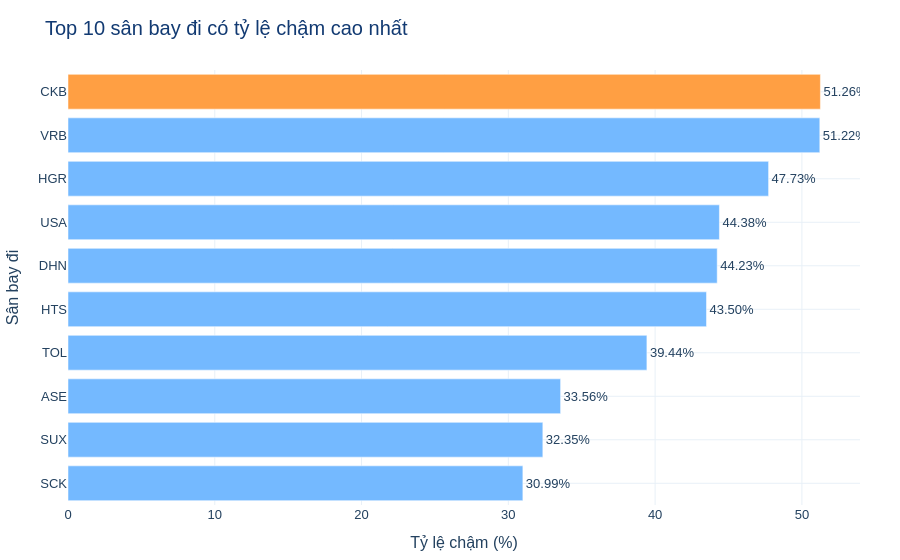

The code cell stored with this chart in its notebook:
### Code cell
plot_origin = (
    top_origin
    .sort_values("Delay_Rate")
    .copy()
)

max_idx = plot_origin["Delay_Rate"].idxmax()

bar_colors = [
    COLORS["orange"]
    if idx == max_idx
    else COLORS["blue_light"]
    for idx in plot_origin.index
]

fig = px.bar(
    plot_origin,
    x="Delay_Rate",
    y="Origin",
    orientation="h",
    labels={
        "Delay_Rate": "Tỷ lệ chậm (%)",
        "Origin": "Sân bay đi"
    },
    text="Delay_Rate"
)

fig.update_traces(
    marker_color=bar_colors,
    texttemplate="%{text:.2f}%",
    textposition="outside"
)

style_figure(
    fig,
    "Top 10 sân bay đi có tỷ lệ chậm cao nhất"
)

fig.show()

### Figure 1 — Plotly figure (JSON) as saved in the notebook; plotly's stock layout.template omitted (floating-point values rounded to 4 significant figures)
{"data": [{"hovertemplate": "Tỷ lệ chậm (%)=%{text}<br>Sân bay đi=%{y}<extra></extra>", "legendgroup": "", "marker": {"color": ["#74B9FF", "#74B9FF", "#74B9FF", "#74B9FF", "#74B9FF", "#74B9FF", "#74B9FF", "#74B9FF", "#74B9FF", "#FF9F43"], "pattern": {"shape": ""}}, "name": "", "orientation": "h", "showlegend": false, "text": [30.99, 32.35, 33.56, 39.44, 43.5, 44.23, 44.38, 47.73, 51.22, 51.26], "textposition": "outside", "texttemplate": "%{text:.2f}%", "type": "bar", "x": [30.99, 32.35, 33.56, 39.44, 43.5, 44.23, 44.38, 47.73, 51.22, 51.26], "xaxis": "x", "y": ["SCK", "SUX", "ASE", "TOL", "HTS", "DHN", "USA", "HGR", "VRB", "CKB"], "yaxis": "y"}], "layout": {"barmode": "relative", "font": {"color": "#23415F", "family": "Arial", "size": 13}, "legend": {"tracegroupgap": 0}, "margin": {"b": 55, "l": 60, "r": 40, "t": 70}, "paper_bgcolor": "#FFFFFF", "plot_bgcolor": "#FFFFFF", "title": {"font": {"color": "#123A72", "size": 20}, "text": "Top 10 sân bay đi có tỷ lệ chậm cao nhất"}, "xaxis": {"anchor": "y", "domain": [0, 1], "gridcolor": "#E8F0F7", "title": {"text": "Tỷ lệ chậm (%)"}, "zeroline": false}, "yaxis": {"anchor": "x", "domain": [0, 1], "gridcolor": "#E8F0F7", "title": {"text": "Sân bay đi"}, "zeroline": false}}}
